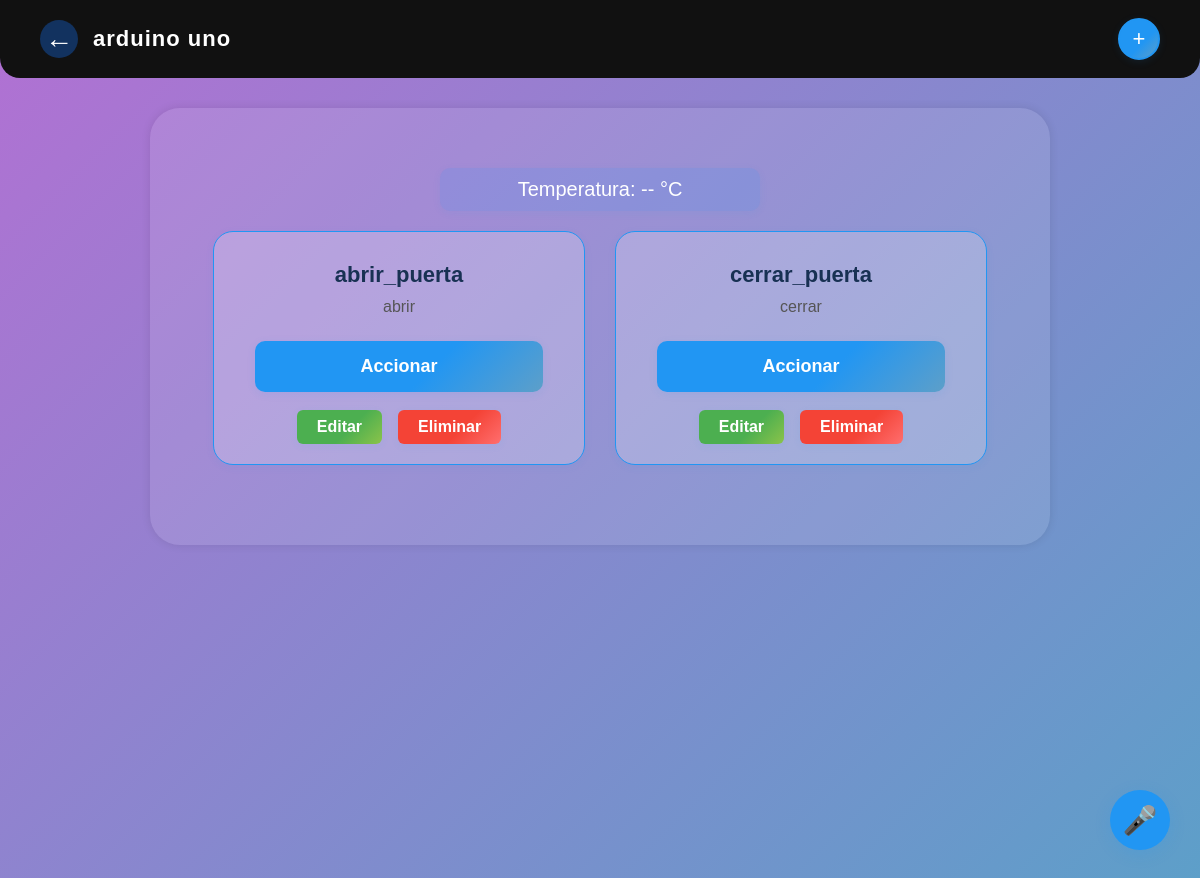
Page /dashboard/triggers/8/ (signed in) on the committed database.
### core/models.py (models this page shows, shortened)
class Arduino(models.Model):
    user = models.ForeignKey(User, on_delete=models.CASCADE)
    nombre = models.CharField(max_length=100)
    ip = models.CharField(max_length=100)

class Trigger(models.Model):
    arduino = models.ForeignKey(Arduino, on_delete=models.CASCADE, related_name='triggers')
    nombre = models.CharField(max_length=100)
    contexto = models.CharField(max_length=255)

### proyectoArduino/views.py (the view)
# urls.py: path('dashboard/triggers/<int:arduino_id>/', views.triggers, name='triggers'),
@login_required
def triggers(request, arduino_id):
    try:
        arduino = Arduino.objects.get(id=arduino_id, user=request.user)
    except Arduino.DoesNotExist:
        return HttpResponseNotFound("Arduino no encontrado")
    triggers = Trigger.objects.filter(arduino=arduino)
    return render(request, 'dashboard/triggers.html', {'arduino': arduino, 'triggers': triggers})

### proyectoArduino/templates/dashboard/triggers.html (shortened to what this page needs)
<!DOCTYPE html>
<html lang="es">
<head>
</head>
<body>
    <div class="top-bar">
        <div style="display: flex; align-items: center;">
            <a href="{% url 'microcontrolador' %}" style="text-decoration: none; font-size: 28px; margin-right: 15px;">&#8592;</a>
            <span>{{ arduino.nombre }}</span>
        </div>
        <form method="get" action="{% url 'registroTriggers' arduino.id %}">
            <button class="add-btn" title="Agregar Trigger">+</button>
        </form>
    </div>
    <div class="container">
        <div id="temp-arduino" style="text-align:center; font-size:20px; margin-bottom:20px;">
            Temperatura: <span id="valor-temp">--</span> °C
        </div>
        <div class="triggers-container">
            {% if triggers %}
                {% for trigger in triggers %}
                    <div class="trigger-card">
                        <div class="trigger-title">{{ trigger.nombre }}</div>
                        <div class="trigger-context">{{ trigger.contexto }}</div>
                        <button class="action-btn"
                            onclick="accionarTrigger('{{ arduino.ip }}', '{{ trigger.contexto|escapejs }}', this)">
                            Accionar
                        </button>
                        <div class="trigger-btns">
                            <button class="edit-btn"
                                onclick="openEditModal({{ trigger.id }}, '{{ trigger.nombre|escapejs }}', '{{ trigger.contexto|escapejs }}')">
                                Editar
                            </button>
                            <button class="delete-btn"
                                onclick="openDeleteModal({{ trigger.id }}, '{{ trigger.nombre|escapejs }}')">
                                Eliminar
                            </button>
                        </div>
                    </div>
                {% endfor %}
            {% else %}
                <strong>NO TIENES NINGÚN TRIGGER REGISTRADO EN ESTE ARDUINO.</strong>
            {% endif %}
        </div>
    </div>
    <button id="voice-btn" title="Control por voz"
        style="position: fixed; bottom: 30px; right: 30px; background: #2196F3; color: #fff; border: none; border-radius: 50%; width: 60px; height: 60px; font-size: 28px; box-shadow: 0 4px 16px rgba(33,150,243,0.18); cursor: pointer; z-index: 2000;">
        🎤
    </button>
</body>
</html>

### proyectoArduino/templates/dashboard/triggers.html (style rules this page uses)
body { font-family: Arial, sans-serif; min-height: 100vh; margin: 0; padding: 0 0 80px 0; position: relative; background: linear-gradient(135deg, #b270d3, #5d9fc9); background-size: cover; animation: none; }
.top-bar { display: flex; justify-content: space-between; align-items: center; margin-bottom: 30px; background: #111; color: white; padding: 18px 40px; border-radius: 0 0 20px 20px; box-sizing: border-box; }
.top-bar span { font-size: 22px; font-weight: bold; letter-spacing: 1px; }
.top-bar a { text-decoration: none; font-size: 28px; margin-right: 15px; color: #fff; background: #12325f; border-radius: 50%; width: 38px; height: 38px; display: flex; align-items: center; justify-content: center; transition: background 0.2s, color 0.2s, transform 0.2s; }
.add-btn { font-size: 22px; padding: 0; width: 42px; height: 42px; border: 2px solid #2196F3; background: linear-gradient(135deg, #2196F3 60%, #5d9fc9 100%); color: #fff; border-radius: 50%; cursor: pointer; margin-left: 18px; display: flex; align-items: center; justify-content: center; box-shadow: 0 2px 8px rgba(33,150,243,0.10); transition: background 0.2s, transform 0.2s, border-color 0.2s, box-shadow 0.2s; }
.container { background: rgba(255,255,255,0.10); border-radius: 30px; padding: 60px 30px; width: 70%; margin: 0 auto 40px auto; box-shadow: 0 0 10px rgba(0,0,0,0.1); display: flex; flex-direction: column; align-items: center; }
#temp-arduino { text-align:center; font-size:20px; margin-bottom:20px; color: #fff; background: rgba(33,150,243,0.13); border-radius: 10px; padding: 10px 0; width: 320px; margin-left: auto; margin-right: auto; box-shadow: 0 2px 8px rgba(33,150,243,0.07); }
.triggers-container { display: flex; flex-wrap: wrap; gap: 30px; justify-content: center; width: 100%; }
.trigger-card { background: rgba(255,255,255,0.2); border-radius: 20px; box-shadow: 0 2px 8px rgba(33,150,243,0.07); padding: 30px 25px 20px 25px; width: 320px; margin-bottom: 20px; display: flex; flex-direction: column; align-items: center; position: relative; border: 1.5px solid #2196F3; transition: box-shadow 0.2s, transform 0.2s; }
.trigger-title { font-size: 22px; font-weight: bold; margin-bottom: 10px; color: #183153; }
.trigger-context { font-size: 16px; color: #555; margin-bottom: 25px; }
.action-btn { width: 90%; padding: 15px 0; font-size: 18px; background: linear-gradient(135deg, #2196F3 60%, #5d9fc9 100%); color: white; border: none; border-radius: 10px; margin-bottom: 18px; cursor: pointer; font-weight: bold; box-shadow: 0 2px 8px rgba(33,150,243,0.10); transition: background 0.2s, transform 0.2s, box-shadow 0.2s; }
.edit-btn, .delete-btn { padding: 8px 20px; border: none; border-radius: 6px; cursor: pointer; margin: 0 8px; font-size: 16px; font-weight: bold; transition: background 0.2s, transform 0.2s, box-shadow 0.2s; box-shadow: 0 2px 8px rgba(33,150,243,0.07); }
.edit-btn { background: linear-gradient(135deg, #4CAF50 60%, #8bc34a 100%); color: white; }
.delete-btn { background: linear-gradient(135deg, #f44336 60%, #ff6e6e 100%); color: white; }
.trigger-btns { display: flex; justify-content: center; width: 100%; }

### rows in the picture
Arduino: nombre "arduino uno"
Trigger: nombre "abrir_puerta", contexto "abrir"
Trigger: nombre "cerrar_puerta", contexto "cerrar"
